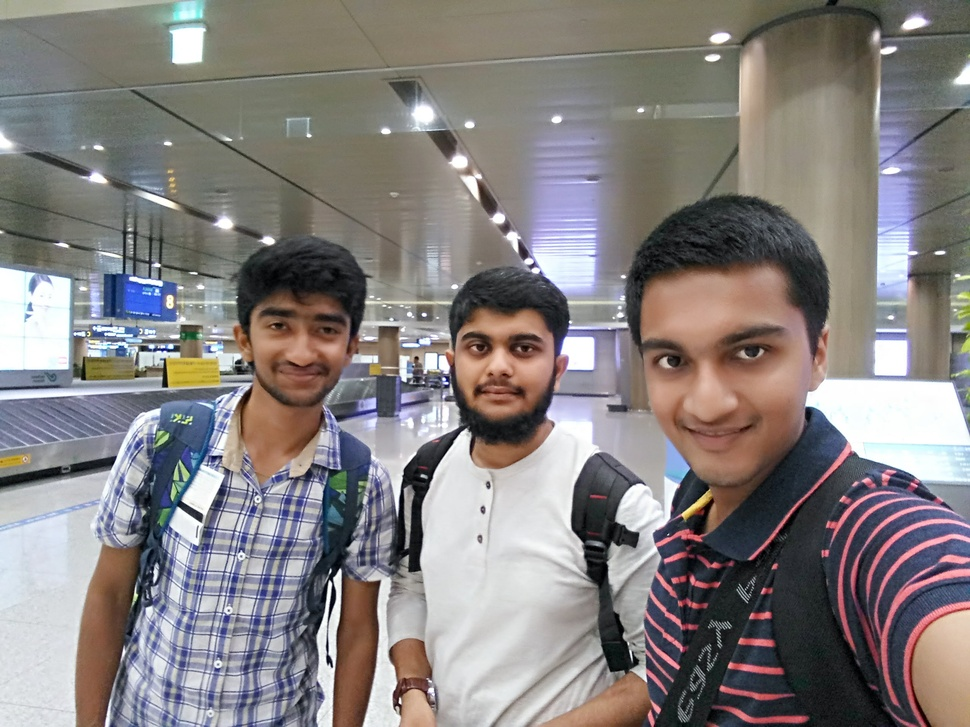
%> input picture Image enhancement/1.jpg, 970 x 727 px, shrunk from 2560 x 1920 before the run
$ octave --eval "result = membershipFunction('1.jpg');"   (GNU Octave 9; MATLAB toolbox functions it lacks are replaced by stand-ins)
%> lines starting %> are read from the running program, lines starting %| are printed output that depends on the picture
### Image enhancement/find_peeks.m
%% Function for calculating significant peaks from the histogram given with half-prominanece peak method
%pass counts= histogram array and x is the x-axis array i.e,1 to 256
%this returns 3 variables ,loc is location of significant peaks (index of the peak),pks is the peak value at the respective location
%K is the ""(nubmer of peaks identified)+1""  made it like this to make ease further calculation as matlab does not allow index 0 Eg:-A(0)  in further steps

function [loc,pks,k] = findpeeks(counts,x)
fprintf("Finding Significant Peaks ......\n ");

%thres=Threshold value of the significant peak area i.e, height *width
thres=1;

%calculating the peak width at half promienence
findpeaks(counts,x,'Annotate','extents','WidthReference','halfprom')
title('Identifying Significant peaks with half-prominance')

% proms is the prominanace of each peak i.s, height of each peak
[pks,locs,widths,proms] = findpeaks(counts,x);

%vtemp1 is the array of areas of significance whichis further compared with
%threshold to obtain significant peaks
vtemp1 = widths.*proms;
fprintf("The significance of each peak is \n");
disp(vtemp1);

%vtemp2 is a variable for total number of peaks (significant with insignificant)
vtemp2 = (size(vtemp1()));
k=1;
for i=1:vtemp2(1)
    if vtemp1(i)>=thres
        vtemp3(k)= locs(i);
        vtemp4(k)= pks(i);
        k=k+1;
    end
end
%If suppose there is no significant peak then, just assigning the maximum of
%histogram as peak value and making k=2,as now we got a peak identified
if k==1
    [vtemp4,vtemp3] = max(counts);
    k=2;
end
loc = vtemp3;
pks = vtemp4;
fprintf("Identified significant peaks are at \n");
disp(vtemp3);
fprintf("NOTE: This significance is obtained by considering threshold value as %f ( prominence*width > %f )\n \n",thres,thres);
end

### Image enhancement/membershipFunction.m
function [gausf,l] = membershipFunction(image)
%> called with image = '1.jpg'
I = imread(image);                                         %Extracting image as a unnormalized histogram
%> I is the input picture: size 727x970x3 uint8; mean R, G, B 133.7, 128.5, 127.6
grayflag=size(size(I)');
%> grayflag = [3 1]
if grayflag(1)==3
    I = rgb2gray(I);                                                %Converting the rgb figure to grayscale figure
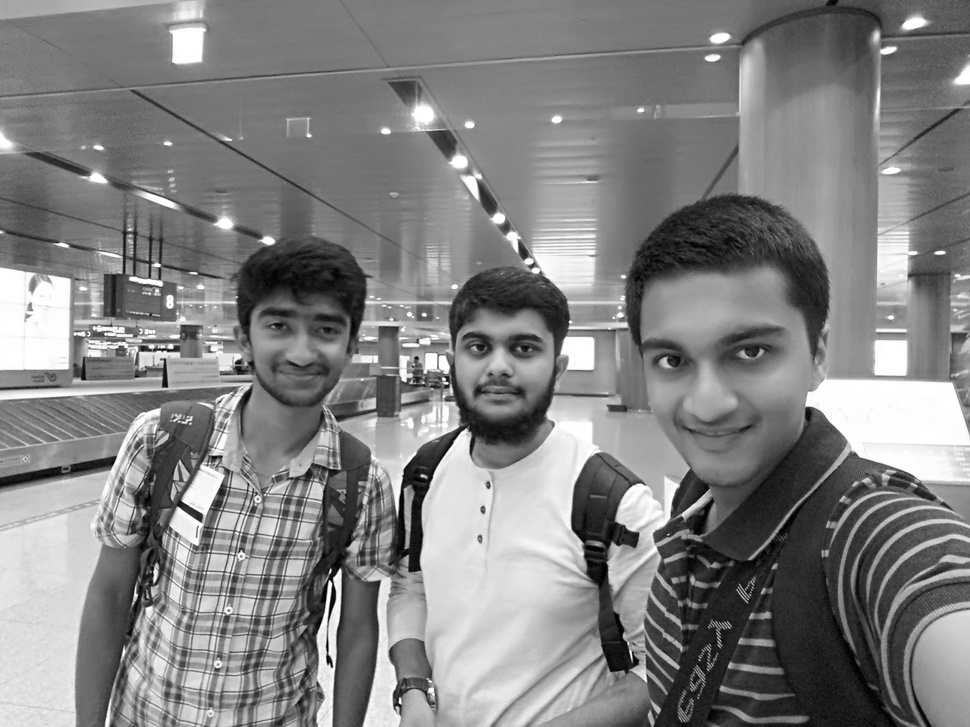
%> I: size 727x970 uint8; min 0, max 255, mean 129.9
end
% figure, subplot(2,2,1), imshow(I); %Figure 1
% title('GrayScale Image');
% subplot(2,2,2), imhist(I);
% title('Histogram of Image');
%%
% Step: 1--Smoothen the histogram of the input image
[counts,x] = imhist(I);                                         %Extracting data for Image I in form of number of pixels having the particular gray level
%> counts = 256 values, max 10845 at index 119, min 69 at index 1, mean 2754.6; x = 256 values from 0 to 255
counts = smooth(counts);
%> counts = 256 values, max 10146.2 at index 119, min 69 at index 1, mean 2752.6
% subplot(2,2,3), bar(x, counts);
% title('Smooth Histogram');
counts = (counts - min(counts))./(max(counts)-min(counts));     %Normalizing the Image I
%> counts = 256 values, max 1 at index 119, min 0 at index 1, mean 0.266
counts = smooth(counts);
%> counts = 256 values, max 0.979 at index 119, min 0 at index 1, mean 0.266
%> the run ends on the next line
% subplot(2,2,4), bar(x, counts);
% title('Normalized Smooth Histogram');
% figure,plot(x,counts);

%Assumin the plot has three peaks
%%
[vtemp3,vtemp4,k] = find_peeks(counts,x); %plot the peak identified graph with half peak prominanace algorithm
%%
[L,M]=find_minima(counts,vtemp3,k);% get the minima between the identified significant peaks ,k returns number of significant peaks +1
k=k-1;
%%
l =[1 L 256];
%% genralization of the fitting for any number of significant peaks
%gausl is matrix of all left fitted gausians
%gausr is matrix of all right fitted gausians
%gausf is matrix (256Xn) of combined left and right gausians ,where n is
%the number of peaks identified.
figure, bar(counts);
gausl=zeros(256,k);
gausr=zeros(256,k);
gausf=zeros(256,k);
for i=1:k
    [sdl(i),errl(i),gausl(:,i)] = plot_left_gaussian(l(i),vtemp3(i),vtemp4(i),x,counts);
    [sdr(i),errr(i),gausr(:,i)] = plot_right_gaussian( vtemp3(i),l(i+1),vtemp4(i),x,counts );
    gausf(:,i)=[gausl(1:vtemp3(i),i); gausr(vtemp3(i)+1:256,i)];
end
return;
end
